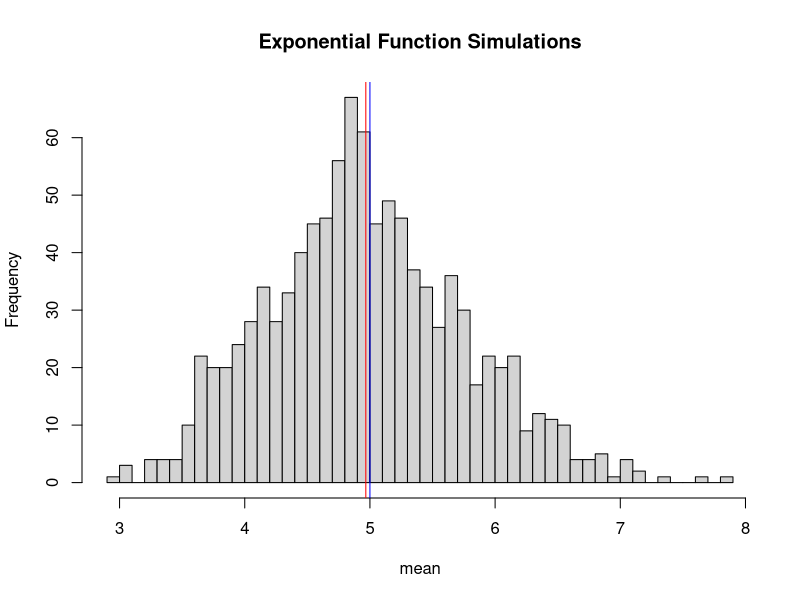
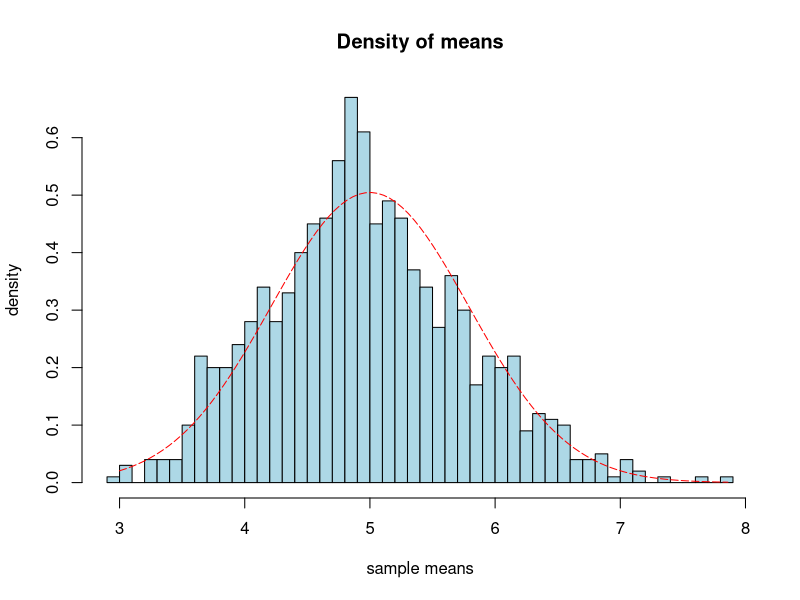
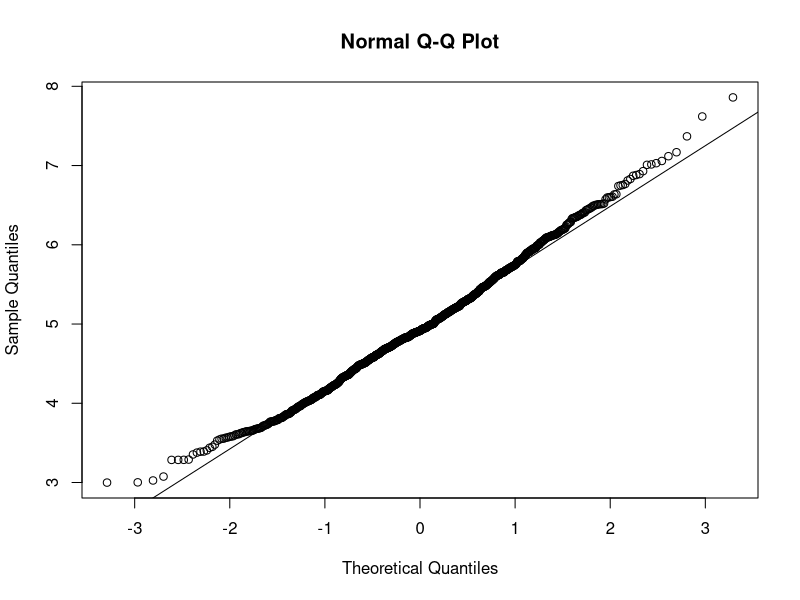

Generate these figures, in order, with R:
## ---- chunk 1
library("data.table")
library("ggplot2")
## ---- chunk 2
# set seed for reproducability
set.seed(30)

# set lambda to 0.2 as is noted in problem description
lambda <- 0.2

# n is sample size = 40
n <- 40

# set the number of simulations
simulations <- 1000

# simulate
simulated_exp <- replicate(simulations, rexp(n, lambda))

# calculate mean of exponentials (the columns of the above matrix are corresponding to each simulation and the rows show number of sample size which here nrows=40)
means_exponentials <- apply(simulated_exp, 2, mean)

## ---- chunk 3
# sample mean
sample_mean <- mean(means_exponentials)
sample_mean
## ---- chunk 4
# Theoretical mean
theoretical_mean <- 1/lambda
theoretical_mean
## ---- chunk 5
# visualization
hist(means_exponentials, breaks=n, xlab = "mean", main = "Exponential Function Simulations")
abline(v = sample_mean, col = "red")
abline(v = theoretical_mean, col = "blue")
## ---- chunk 6
# calculating standard deviation of distribution
standard_deviation_dist <- sd(means_exponentials)
standard_deviation_dist
## ---- chunk 7
# calculating variance of distribution
variance_dist <- standard_deviation_dist^2
variance_dist
## ---- chunk 8
# calculating standard deviation from analytical expression for exponential distribution
standard_deviation_theory <- (1/lambda)/sqrt(n)
standard_deviation_theory
## ---- chunk 9
# variance from analytical expression for exponential distribution
variance_theory <- ((1/lambda)/sqrt(n))^2
variance_theory
## ---- chunk 10
#draw a histogram of density for sample means
hist(means_exponentials,breaks=n, prob=T,col="lightblue",xlab = "sample means", ylab="density",main="Density of means")

# fit a density plot to data
x <- seq(min(means_exponentials), max(means_exponentials), length=100)
y <- dnorm(x, mean=1/lambda, sd=(1/lambda/sqrt(n)))
lines(x, y, pch=16, col="red", lty=5)
## ---- chunk 11
# compare the distribution of averages of 40 exponentials to a normal distribution
qqnorm(means_exponentials)
qqline(means_exponentials)
